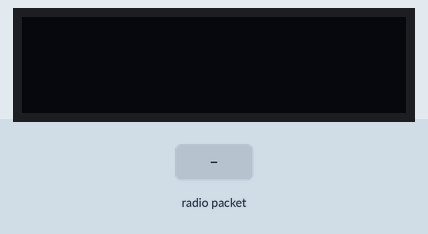
This sketch was run on a simulated ESP8266 (NodeMCU). Parts: 128×32 one-colour display. Inputs (shaded band) come from the test bench. WiFi joins after 1.5 s; servers stay silent unless stated; no radio packets arrive unless stated; what the sketch prints to the serial monitor is not drawn.

Above: at 3.2 s.
3.3 s: radio packet "1" arrives
At 5.1 s:
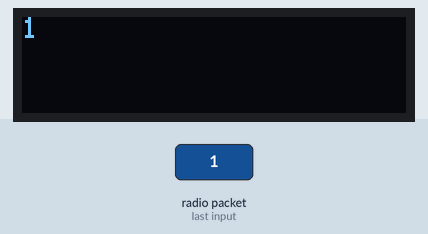
5.8 s: radio packet "0" arrives
At 8.0 s:
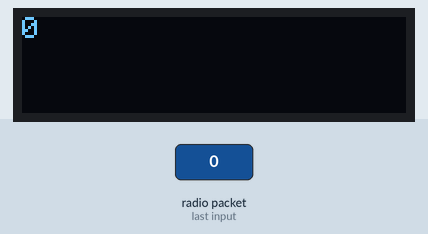
8.3 s: radio packet "2" arrives
At 10.1 s:
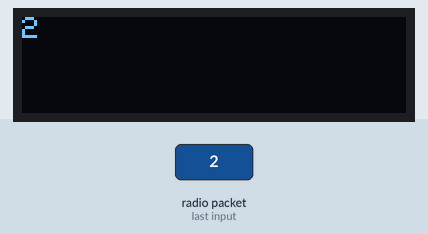
Timing chart, 0 to 11.6 s (numbered marks = the images above; inputs shaded):
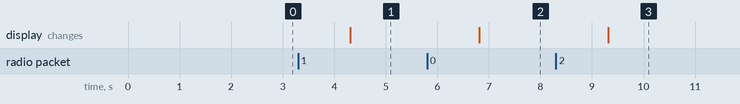

Measured:
- after the input at 3.3 s, the display: changes after 1.0 s (image 1)
- after the input at 5.8 s, the display: changes after 1.0 s (image 2)
- after the input at 8.3 s, the display: changes after 1.0 s (image 3)

The sketch:

Receiver.ino
```cpp
#include <WiFiClientSecure.h>
#include <Wire.h>
#include <LoRa.h>
#include <SPI.h>
#include <Adafruit_GFX.h>
#include <Adafruit_SSD1306.h>
#include <ESP8266WiFi.h>
#include <ESP8266HTTPClient.h>
#define SS 15
#define RST 16
#define DIO0 2
#define SCREEN_ADDRESS 0x3C
#define SCREEN_WIDTH 128 // OLED display width, in pixels
#define SCREEN_HEIGHT 32
#define OLED_RESET -1
Adafruit_SSD1306 display(SCREEN_WIDTH, SCREEN_HEIGHT,&Wire, OLED_RESET);
String host="script.google.com";
String GAS_ID = "AKfycbwH-49PJ2q5cSQjQm2LnSNuc8x4Z0e9fsC8Tqp1KS6KSoHBZTJcEvq6mKxfdaorZC13Fw";
const char * ssid = "Sim";
const char * password = "11111111";
int httpsPort = 443;
WiFiClientSecure client;
void setup() {
  Wire.begin(0,2);//sck to d4 and sda to d3
  Serial.begin(9600);
  WiFi.begin(ssid, password);
  LoRa.setPins(SS, RST, DIO0);
  display.begin(SSD1306_SWITCHCAPVCC, 0x3C);
  display.clearDisplay();
  display.display();
  while (!Serial);
  Serial.println("Receiver Host");
  LoRa.setPins(SS, RST, DIO0);
  if (!LoRa.begin(433E6)) {
    Serial.println("LoRa Error");
    while (1);
  }
  while (WiFi.status() != WL_CONNECTED) {
    delay(1000);
    Serial.print(".");
  }
  Serial.println("WiFi Connected !!!");
}
void loop() {
  int packetSize = LoRa.parsePacket();
  if (packetSize) {
    Serial.print("Receiving Data: ");
    while (LoRa.available()) {
      String data = LoRa.readString();
      Serial.println(data);
      display.clearDisplay();
      display.setTextSize(1);
      display.setTextColor(SSD1306_WHITE);
      display.setCursor(0,0);
      display.print(data);
      display.display();
      String a=data.substring(13,18);
      String b=data.substring(28,33);
      sendData(a, b);
    }
  }

}
void sendData(String a, String b) {
  client.setInsecure();
  Serial.println("==========");
  Serial.print("connecting to ");
  Serial.println(host);

  //----------------------------------------Connect to Google host
  if (!client.connect(host, httpsPort)) {
    Serial.println("connection failed");
    return;
  }
  //----------------------------------------

  //----------------------------------------Processing data and sending data
  String string_temperature =  String(a);
  String string_humidity =  String(b);
  String url = "/macros/s/" + GAS_ID + "/exec?value1=" + string_temperature + "&value2=" + string_humidity;
  Serial.print("requesting URL: ");
  Serial.println(url);

  client.print(String("GET ") + url + " HTTP/1.1\r\n" +
         "Host: " + host + "\r\n" +
         "User-Agent: BuildFailureDetectorESP8266\r\n" +
         "Connection: close\r\n\r\n");

  Serial.println("request sent");

} 
```
